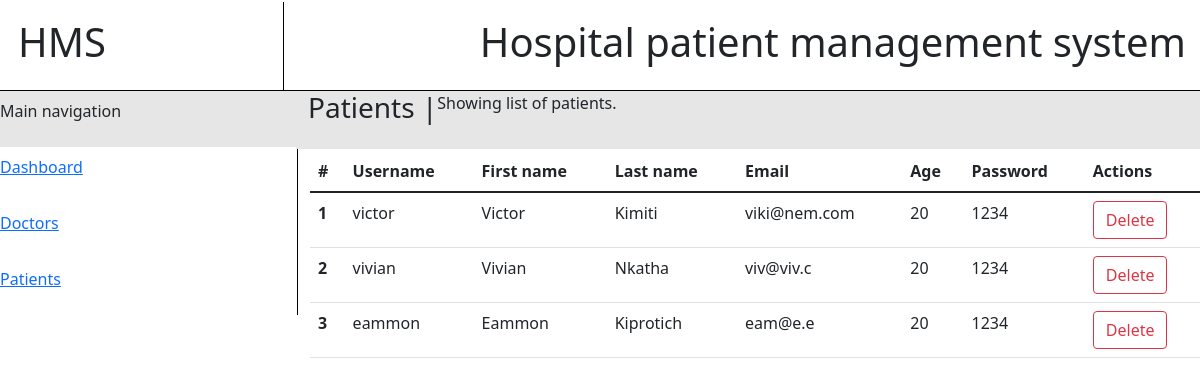
Page /managepatients.php on the committed database.
### tables this page shows
CREATE TABLE `patients` (
  `id` int(11) NOT NULL,
  `name` varchar(255) NOT NULL,
  `email` varchar(255) NOT NULL,
  `password` varchar(255) NOT NULL,
  `age` int(11) NOT NULL,
  `firstname` varchar(255) NOT NULL,
  `lastname` varchar(255) NOT NULL
);

### managepatients.php (the view, shortened to what this page needs)
<?php
require_once "databasecon.php";
$statement  =$pdo->prepare('SELECT * FROM patients');
$statement->execute();
$users = $statement->fetchAll(PDO::FETCH_ASSOC);
?>
<!DOCTYPE html>
<html lang="en">
<head>
    <link rel="stylesheet" href="/project/bootstrap-5.1.3-dist/css/bootstrap-grid.min.css">
    <link rel="stylesheet" href="/project/bootstrap-5.1.3-dist/css/bootstrap.min.css">
    <link rel="stylesheet" href="/project/managedoctors.css">
</head>
<body>
    <div class="container">
        <div class="row title-space">
            <div class="col-3">
                <div class="style-col-2-head">
                    <div>
                        <h1>
                            HMS
                        </h1>
                    </div>
                </div>
            </div>
            <div class="col-9">
                <div class="style-col-10-head">
                    <div>
                        <h1 class="title-style">
                            Hospital patient management system
                        </h1>
                    </div>
                </div>
            </div>
        </div>
        <div class="row main-space">
            <div class="col-3">
                <div class="row nav-text">
                    <div class="style-col-2-body">
                        <div>
                            <p>
                                Main navigation
                            </p>
                        </div>
                    </div>
                </div>
                <div class="row">
                    <div class="style-col-2-body">
                        <div>
                            <a href="/project/admin.php">
                                <p>
                                    Dashboard
                                </p>
                            </a>
                        </div>
                    </div>
                </div>
                <div class="row">
                    <div class="style-col-2-body">
                        <div>
                            <a href="/project/managedoctors.php">
                                <p>
                                    Doctors
                                </p>
                            </a>
                        </div>
                    </div>
                </div>
                <div class="row">
                    <div class="style-col-2-body">
                        <div>
                            <a href="/project/managepatients.php">
                                <p>
                                    Patients
                                </p>
                            </a>
                        </div>
                    </div>
                </div>
            </div>
            <div class="col-9">
                <div class="row body-over">
                    <div class="style-col-10-body-over">
                        <div>
                            <h3 class="title-style-body">
                                Patients |
                            </h3>
                            <p>
                                Showing list of patients.
                            </p>
                        </div>
                    </div>
                </div>
                <div class="container">
                    <div class="push-in">
                <table class="table">
                    <thead>
                        <tr>
                            <th scope="col">#</th>
                            <th scope="col">Username</th>
                            <th scope="col">First name</th>
                            <th scope="col">Last name</th>
                            <th scope="col">Email</th>
                            <th scope="col">Age</th>
                            <th scope="col">Password</th>
                            <th scope="col">Actions</th>
                        </tr>
                    </thead>
                    <tbody>
                    <?php foreach($users as $i => $user): ?>
                    <tr>
                        <th scope="row"><?php echo $i + 1 ?></th>
                        <td><?php echo $user['name'] ?></td>
                        <td><?php echo $user['firstname'] ?></td>
                        <td><?php echo $user['lastname'] ?></td>
                        <td><?php echo $user['email'] ?></td>
                        <td><?php echo $user['age'] ?></td>
                        <td><?php echo $user['password'] ?></td>
                        <td>
                    <form method="post" action="admindeletepatients.php" style="display: inline-block">
                        <button type="submit" class="btn btn-outline-danger">Delete</button>
                    </form>
                </td>
                    </tr>
                    <?php endforeach; ?>
                    </tbody>
                </table>
                    </div>
               </div>
            </div>
        </div>
    </div>
</body>
</html>

### managedoctors.css (style rules this page uses)
body { margin: 0px; padding: 0px; }
.container { margin: 2px; padding: 0px; max-width: 100%; }
.style-col-2-head { border-right: 1px solid rgb(0, 0, 0); padding: 16px; }
.style-col-2-body { border-right: 1px solid rgb(0, 0, 0); padding: 8px; margin-left: 2px; }
.nav-text { background-color: #e6e6e6; }
div.title-space { border-bottom: 1px solid black; }
div.style-col-10-head { padding: 16px; }
div > h1.title-style { float: right; }
.title-style-body { float: left; }
.body-over { background-color: #e6e6e6; padding-bottom: 16px; }

### rows in the picture
patients: name "victor", firstname "Victor", lastname "Kimiti", email "viki@nem.com", age "20", password "1234"
patients: name "vivian", firstname "Vivian", lastname "Nkatha", email "viv@viv.c", age "20", password "1234"
patients: name "eammon", firstname "Eammon", lastname "Kiprotich", email "eam@e.e", age "20", password "1234"
